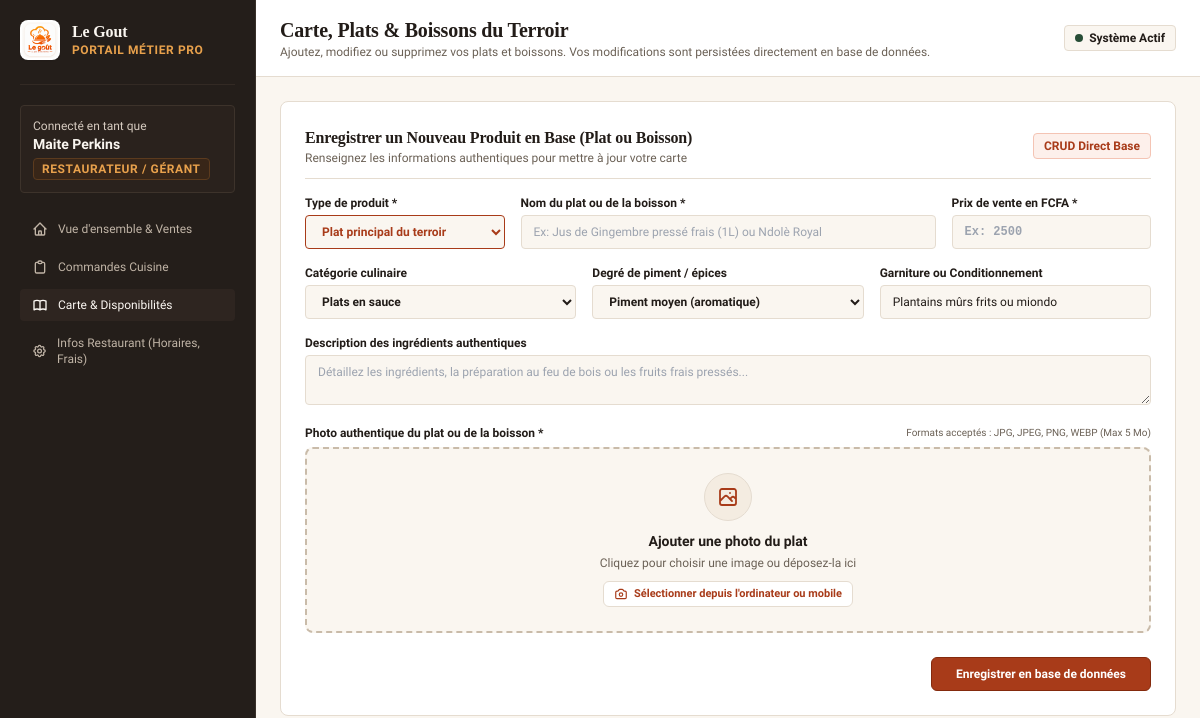
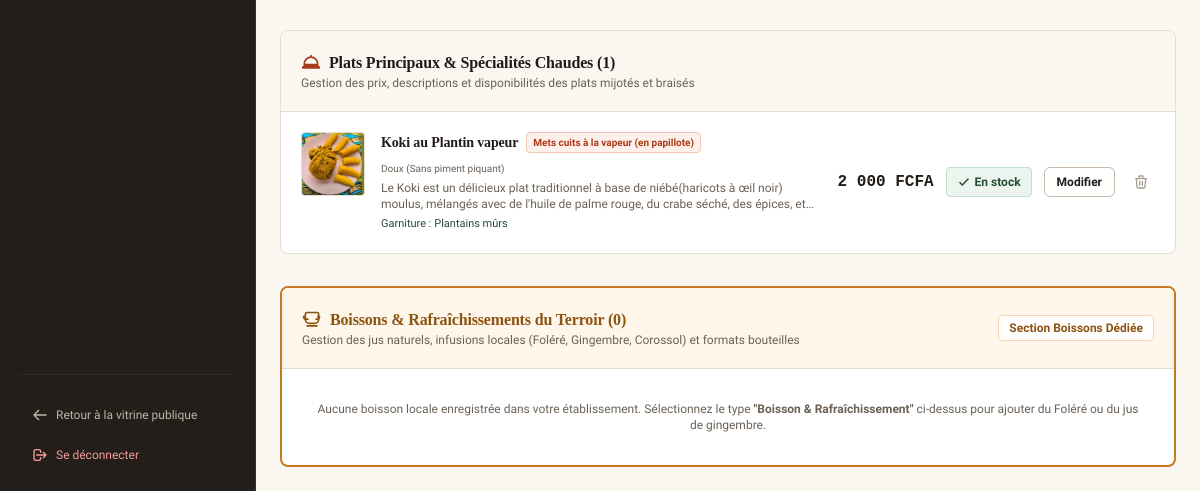
The page /dashboard/restaurant/menu/ (signed in) on the database as committed earlier (2 pictures, top to bottom).
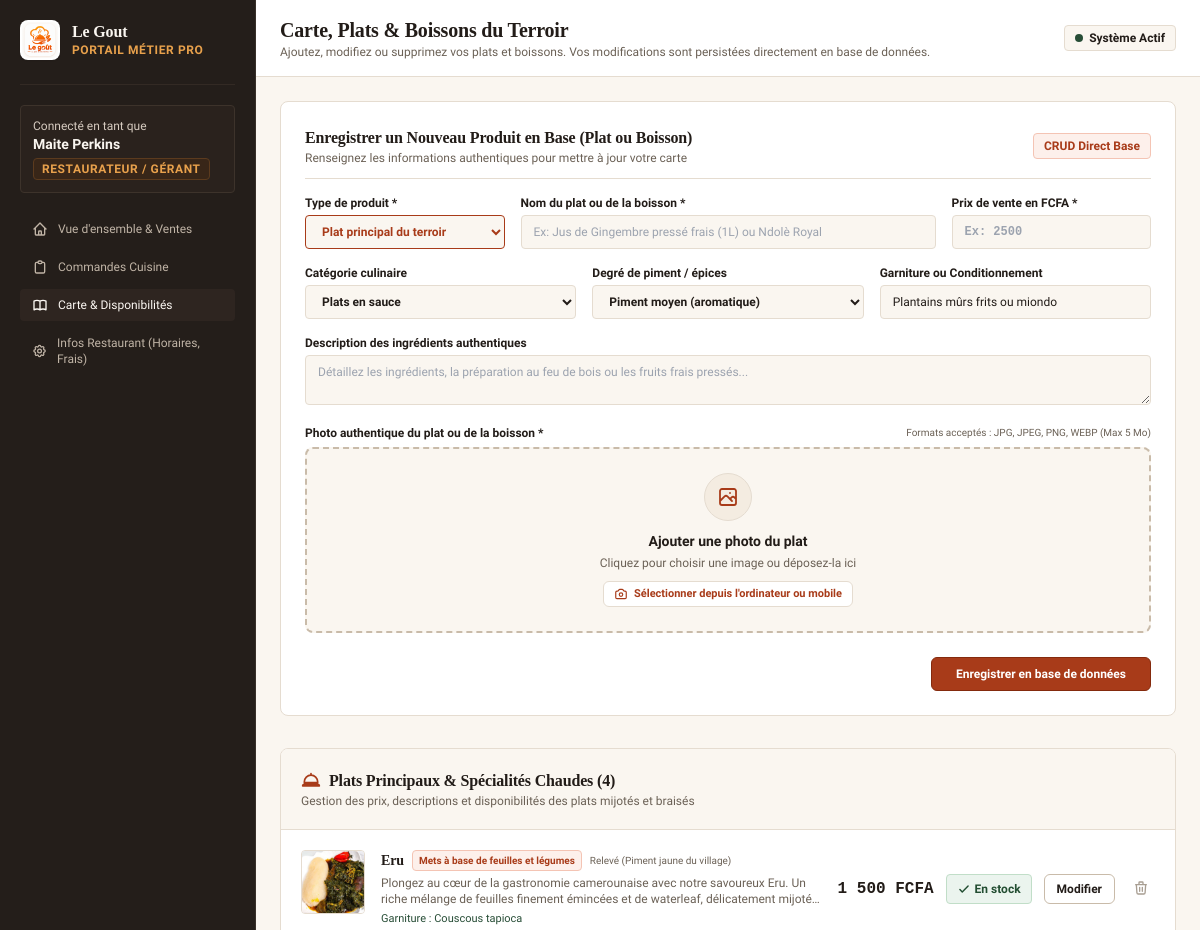
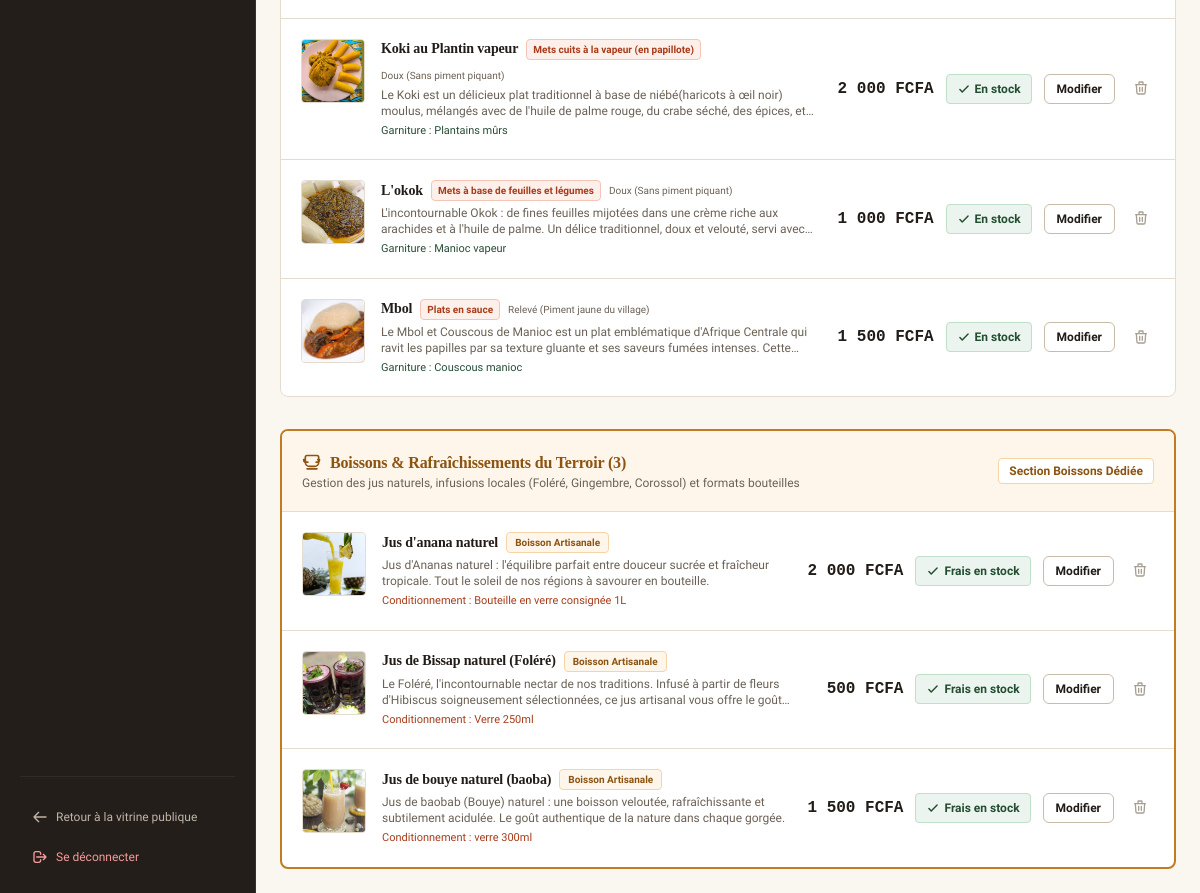
The same page on the database as committed later (2 pictures, top to bottom).
### restaurants/models.py (models this page shows, shortened)
class Dish(models.Model):
    SPICE_CHOICES = [
        ('doux', 'Doux (Sans piment piquant)'),
        ('moyen', 'Piment moyen (Rehaussé au pèbè & rondelles)'),
        ('releve', 'Relevé (Piment jaune du village)'),
        ('fort', 'Très fort (Piment oiseau camerounais pur)'),
    ]
    ORIGIN_CHOICES = [
        ('Littoral (Sawa)', 'Littoral / Terroir Sawa (Wouri, Moungo, Sanaga)'),
        ('Ouest (Bamiléké)', 'Ouest / Terroir Grassfields & Bamiléké'),
        ('Centre & Sud (Beti)', 'Centre, Sud & Est / Terroir Beti & Fang'),
        ('Nord (Sahel)', 'Grand Nord / Sahel (Soya, Kilichi, Boule)'),
        ('Sud-Ouest (Côte)', 'Sud-Ouest & Anglophone (Eru, Achu, Koki)'),
        ('Pan-Africain', 'Grillades & Boissons artisanales'),
    ]
    PRODUCT_TYPE_CHOICES = [
        ('plat', 'Plat principal du terroir'),
        ('boisson', 'Boisson & Rafraîchissement'),
        ('entree', 'Entrée / Amuse-bouche'),
        ('dessert', 'Dessert / Douceur'),
    ]
    restaurant = models.ForeignKey(
        Restaurant,
        on_delete=models.CASCADE,
        related_name='dishes',
        null=True,
        blank=True,
        verbose_name="Restaurant"
    )
    category = models.ForeignKey(
        Category,
        on_delete=models.SET_NULL,
        null=True,
        blank=True,
        related_name='dishes',
        verbose_name="Catégorie"
    )
    name = models.CharField(max_length=150, verbose_name="Nom du produit / plat")
    slug = models.SlugField(max_length=180, blank=True)
    description = models.TextField(verbose_name="Description détaillée des ingrédients et saveurs")
    price = models.PositiveIntegerField(verbose_name="Prix unitaire (FCFA)")
    image = models.CharField(max_length=500, blank=True, default='', verbose_name="Photo réelle du plat (URL ou chemin)")
    image_file = models.ImageField(upload_to='dishes/', blank=True, null=True, verbose_name="Fichier photo téléversé")
    is_available = models.BooleanField(default=True, verbose_name="Disponible en cuisine")
    is_featured = models.BooleanField(default=False, verbose_name="Plat du Chef / Populaire")
    prep_time_minutes = models.PositiveIntegerField(default=25, verbose_name="Temps de préparation (min)")
    spice_level = models.CharField(max_length=20, choices=SPICE_CHOICES, default='moyen', verbose_name="Niveau d'épices")
    authentic_origin = models.CharField(max_length=60, choices=ORIGIN_CHOICES, default='Littoral (Sawa)', verbose_name="Origine régionale")
    product_type = models.CharField(
        max_length=20,
        choices=PRODUCT_TYPE_CHOICES,
        default='plat',
        verbose_name="Type de produit"
    )
    sides_included = models.CharField(
        max_length=200,
        blank=True,
        default='',
        verbose_name="Accompagnements inclus ou au choix"
    )
    created_at = models.DateTimeField(auto_now_add=True)
    class Meta:
        verbose_name = "Produit / Plat"
        verbose_name_plural = "Produits & Plats"
        ordering = ['-is_featured', 'product_type', 'price', 'name']

class Category(models.Model):
    name = models.CharField(max_length=100, unique=True, verbose_name="Nom de la catégorie")
    slug = models.SlugField(max_length=120, unique=True, blank=True)
    description = models.TextField(blank=True, verbose_name="Description")
    image = models.URLField(blank=True, verbose_name="Image d'illustration (URL)")
    display_order = models.PositiveIntegerField(default=0, verbose_name="Ordre d'affichage")
    class Meta:
        verbose_name = "Catégorie Culinaire"
        verbose_name_plural = "Catégories Culinaires"
        ordering = ['display_order', 'name']

### dashboard/views.py (the view)
# urls.py: path('restaurant/menu/', views.restaurant_menu, name='restaurant_menu'),
@restaurateur_required
def restaurant_menu(request):
    restaurant = Restaurant.get_solo()
    food_dishes = Dish.objects.filter(restaurant=restaurant, product_type__in=['plat', 'entree', 'dessert']).select_related('category').order_by('product_type', 'name')
    drinks = Dish.objects.filter(restaurant=restaurant, product_type='boisson').select_related('category').order_by('name')
    categories = Category.objects.all()
    context = {
        'restaurant': restaurant,
        'food_dishes': food_dishes,
        'drinks': drinks,
        'categories': categories,
    }
    return render(request, 'dashboard/restaurant/menu.html', context)

### core/context_processors.py (called while the page is built, shortened)
def cart_context(request):
    cart = request.session.get('cart', {})
    total_qty = 0
    subtotal = 0
    items_preview = []
    dish_ids = [int(k) for k in cart.keys() if k.isdigit()]
    dishes_by_id = {d.id: d for d in Dish.objects.filter(id__in=dish_ids)}
    return {
        'cart_item_count': total_qty,
        'cart_subtotal': subtotal,
        'cart_items_preview': items_preview,
    }

def global_settings(request):
    restaurant = Restaurant.get_solo()
    return {
        'app_name': 'Le Gout',
        'app_tagline': restaurant.tagline if (restaurant and restaurant.tagline) else 'Saveurs Authentiques du Terroir Camerounais',
        'singleton_restaurant': restaurant,
        'support_phone': restaurant.phone if (restaurant and restaurant.phone) else '+237 690 12 34 56',
        'support_whatsapp': restaurant.phone if (restaurant and restaurant.phone) else '+237 690 12 34 56',
    }

### core/templatetags/resto_tags.py (called while the page is built)
@register.filter(name='fcfa')
def fcfa(value):
    try:
        val = int(value)
        formatted = f"{val:,}".replace(",", " ")
        return f"{formatted} FCFA"
    except (ValueError, TypeError):
        return f"{value} FCFA"

### templates/dashboard/restaurant/menu.html (shortened to what the changed rows need)
{% extends 'dashboard_base.html' %}
{% load resto_tags %}
{% block header_title %}Carte, Plats & Boissons du Terroir{% endblock %}
{% block dashboard_content %}
<div class="space-y-8">
  <div class="resto-card bg-[#FFFFFF] overflow-hidden">
    <div class="p-5 border-b border-[#E5DCD0] flex items-center justify-between bg-[#FAF6F0]">
      <div>
        <h3 class="font-serif font-bold text-base text-[#221C18] flex items-center gap-2">
          <svg class="w-5 h-5 text-[#A83B19] flex-shrink-0" fill="none" stroke="currentColor" viewBox="0 0 24 24"><path stroke-linecap="round" stroke-linejoin="round" stroke-width="2" d="M12 3v2m0 0a8 8 0 018 8v1H4v-1a8 8 0 018-8zm-8 11h16a2 2 0 012 2H2a2 2 0 012-2z"/></svg>
          <span>Plats Principaux & Spécialités Chaudes ({{ food_dishes|length }})</span>
        </h3>
      </div>
    </div>
    <div class="divide-y divide-[#E5DCD0]">
      {% for dish in food_dishes %}
        <div class="p-5 flex flex-col lg:flex-row items-start lg:items-center justify-between gap-4 hover:bg-[#FAF6F0]">
          <div class="flex items-start gap-4 flex-1">
            <img src="{{ dish.image }}" alt="{{ dish.name }}" class="w-16 h-16 rounded object-cover border border-[#E5DCD0] flex-shrink-0">
            <div class="space-y-1">
              <div class="flex items-center gap-2 flex-wrap">
                <h4 class="font-serif font-bold text-sm text-[#221C18]">{{ dish.name }}</h4>
                <span class="text-[10px] font-semibold text-[#A83B19] bg-[#FDF0EB] px-1.5 py-0.5 rounded border border-[#F4C4B4]">
                  {{ dish.category.name|default:"Général" }}
                </span>
                <span class="text-[10px] text-[#6B6156]">
                  {{ dish.get_spice_level_display }}
                </span>
              </div>
              <p class="text-xs text-[#6B6156] line-clamp-2 max-w-xl">{{ dish.description }}</p>
              <div class="text-[11px] text-[#274D36]">Garniture : {{ dish.sides_included }}</div>
            </div>
          </div>
          <div class="flex flex-wrap items-center gap-3 self-stretch lg:self-auto justify-between lg:justify-end border-t lg:border-t-0 pt-3 lg:pt-0 border-[#E5DCD0]">
            <span class="font-mono font-bold text-base text-[#221C18]">{{ dish.price|fcfa }}</span>
            <form method="POST" action="{% url 'dashboard:restaurant_toggle_dish' dish.id %}">
              {% if dish.is_available %}
                <button type="submit" class="inline-flex items-center gap-1 px-2.5 py-1.5 rounded text-xs font-semibold bg-[#EBF4EE] text-[#234E32] border border-[#C1DEC8] hover:bg-[#D5EADC]" title="Cliquer pour passer en rupture">
                  <svg class="w-3.5 h-3.5 text-[#234E32]" fill="none" stroke="currentColor" viewBox="0 0 24 24"><path stroke-linecap="round" stroke-linejoin="round" stroke-width="2.5" d="M5 13l4 4L19 7"/></svg>
                  <span>En stock</span>
                </button>
              {% endif %}
            </form>
            <button type="button" onclick="openEditModal('{{ dish.id }}', '{{ dish.name|escapejs }}', '{{ dish.price }}', '{{ dish.description|escapejs }}', '{{ dish.product_type }}', '{{ dish.sides_included|escapejs }}', {{ dish.is_available|yesno:'true,false' }}, '{{ dish.category.id|default:'' }}', '{{ dish.image|escapejs }}')"
                    class="btn-outline-warm text-xs py-1.5 px-3">
              Modifier
            </button>
            <form method="POST" action="{% url 'dashboard:restaurant_delete_dish' dish.id %}" onsubmit="return confirm('Confirmez-vous la suppression définitive du plat \'{{ dish.name|escapejs }}\' de la base de données ?');">
              <button type="submit" class="p-1.5 text-[#A89E92] hover:text-[#8B1B1B] rounded hover:bg-[#FDF0EB]" title="Supprimer de la base">
                <svg class="w-4 h-4" fill="none" stroke="currentColor" viewBox="0 0 24 24"><path stroke-linecap="round" stroke-linejoin="round" stroke-width="2" d="M19 7l-.867 12.142A2 2 0 0116.138 21H7.862a2 2 0 01-1.995-1.858L5 7m5 4v6m4-6v6m1-10V4a1 1 0 00-1-1h-4a1 1 0 00-1 1v3M4 7h16"/></svg>
              </button>
            </form>
          </div>
        </div>
      {% empty %}
        <div class="p-8 text-center text-xs text-[#6B6156]">
          Aucun plat principal enregistré. Remplissez le formulaire ci-dessus pour en ajouter un.
        </div>
      {% endfor %}
    </div>
  </div>
  <div class="resto-card bg-[#FFFFFF] overflow-hidden border-2 border-[#C27A23]">
    <div class="p-5 border-b border-[#E5DCD0] flex items-center justify-between bg-[#FEF6EB]">
      <div>
        <h3 class="font-serif font-bold text-base text-[#8C5311] flex items-center gap-2">
          <svg class="w-5 h-5 text-[#8C5311] flex-shrink-0" fill="none" stroke="currentColor" viewBox="0 0 24 24"><path stroke-linecap="round" stroke-linejoin="round" stroke-width="2" d="M19 8h2a3 3 0 01-3 3h-1m-10 0H5a3 3 0 01-3-3h2m0 0V5a2 2 0 012-2h12a2 2 0 012 2v6a5 5 0 01-5 5H9a5 5 0 01-5-5zM6 19h12"/></svg>
          <span>Boissons & Rafraîchissements du Terroir ({{ drinks|length }})</span>
        </h3>
      </div>
    </div>
    <div class="divide-y divide-[#E5DCD0]">
      {% for drink in drinks %}
        <div class="p-5 flex flex-col lg:flex-row items-start lg:items-center justify-between gap-4 hover:bg-[#FAF6F0]">
          <div class="flex items-start gap-4 flex-1">
            <img src="{{ drink.image }}" alt="{{ drink.name }}" class="w-16 h-16 rounded object-cover border border-[#E5DCD0] flex-shrink-0">
            <div class="space-y-1">
              <div class="flex items-center gap-2 flex-wrap">
                <h4 class="font-serif font-bold text-sm text-[#221C18]">{{ drink.name }}</h4>
                <span class="text-[10px] font-semibold text-[#8C5311] bg-[#FEF6EB] px-2 py-0.5 rounded border border-[#F5D5A5]">
                  Boisson Artisanale
                </span>
              </div>
              <p class="text-xs text-[#6B6156] line-clamp-2 max-w-xl">{{ drink.description }}</p>
              <div class="text-[11px] text-[#A83B19] font-medium">Conditionnement : {{ drink.sides_included }}</div>
            </div>
          </div>
          <div class="flex flex-wrap items-center gap-3 self-stretch lg:self-auto justify-between lg:justify-end border-t lg:border-t-0 pt-3 lg:pt-0 border-[#E5DCD0]">
            <span class="font-mono font-bold text-base text-[#221C18]">{{ drink.price|fcfa }}</span>
            <form method="POST" action="{% url 'dashboard:restaurant_toggle_dish' drink.id %}">
              {% if drink.is_available %}
                <button type="submit" class="inline-flex items-center gap-1 px-2.5 py-1.5 rounded text-xs font-semibold bg-[#EBF4EE] text-[#234E32] border border-[#C1DEC8] hover:bg-[#D5EADC]">
                  <svg class="w-3.5 h-3.5 text-[#234E32]" fill="none" stroke="currentColor" viewBox="0 0 24 24"><path stroke-linecap="round" stroke-linejoin="round" stroke-width="2.5" d="M5 13l4 4L19 7"/></svg>
                  <span>Frais en stock</span>
                </button>
              {% endif %}
            </form>
            <button type="button" onclick="openEditModal('{{ drink.id }}', '{{ drink.name|escapejs }}', '{{ drink.price }}', '{{ drink.description|escapejs }}', '{{ drink.product_type }}', '{{ drink.sides_included|escapejs }}', {{ drink.is_available|yesno:'true,false' }}, '{{ drink.category.id|default:'' }}', '{{ drink.image|escapejs }}')"
                    class="btn-outline-warm text-xs py-1.5 px-3">
              Modifier
            </button>
            <form method="POST" action="{% url 'dashboard:restaurant_delete_dish' drink.id %}" onsubmit="return confirm('Confirmez-vous la suppression de la boisson \'{{ drink.name|escapejs }}\' ?');">
              <button type="submit" class="p-1.5 text-[#A89E92] hover:text-[#8B1B1B] rounded hover:bg-[#FDF0EB]" title="Supprimer de la base">
                <svg class="w-4 h-4" fill="none" stroke="currentColor" viewBox="0 0 24 24"><path stroke-linecap="round" stroke-linejoin="round" stroke-width="2" d="M19 7l-.867 12.142A2 2 0 0116.138 21H7.862a2 2 0 01-1.995-1.858L5 7m5 4v6m4-6v6m1-10V4a1 1 0 00-1-1h-4a1 1 0 00-1 1v3M4 7h16"/></svg>
              </button>
            </form>
          </div>
        </div>
      {% empty %}
        <div class="p-8 text-center text-xs text-[#6B6156]">
          Aucune boisson locale enregistrée dans votre établissement. Sélectionnez le type <strong>"Boisson & Rafraîchissement"</strong> ci-dessus pour ajouter du Foléré ou du jus de gingembre.
        </div>
      {% endfor %}
    </div>
  </div>
</div>
{% endblock %}

Rows that differ between the two databases and show on the page:
added Dish: image (picture), name "Eru", category.name "Mets à base de feuilles et légumes", spice_level "Relevé (Piment jaune du village)", description "Plongez au cœur de la gastronomie camerounaise avec notre savoureux Eru. Un riche mélange de feuilles finement émincées et de waterleaf, délicatement mijoté…", sides_included "Couscous tapioca", price|fcfa "1 500 FCFA", is_available True (drawn), shown under "Plats Principaux & Spécialités Chaudes (4)"
added Dish: image (picture), name "L'okok", category.name "Mets à base de feuilles et légumes", spice_level "Doux (Sans piment piquant)", description "L'incontournable Okok : de fines feuilles mijotées dans une crème riche aux arachides et à l'huile de palme. Un délice traditionnel, doux et velouté, servi…", sides_included "Manioc vapeur", price|fcfa "1 000 FCFA", is_available True (drawn), shown under "Plats Principaux & Spécialités Chaudes (4)"
added Dish: image (picture), name "Mbol", category.name "Plats en sauce", spice_level "Relevé (Piment jaune du village)", description "Le Mbol et Couscous de Manioc est un plat emblématique d'Afrique Centrale qui ravit les papilles par sa texture gluante et ses saveurs fumées intenses.…", sides_included "Couscous manioc", price|fcfa "1 500 FCFA", is_available True (drawn), shown under "Plats Principaux & Spécialités Chaudes (4)"
added Dish: image (picture), name "Jus d'anana naturel", description "Jus d'Ananas naturel : l'équilibre parfait entre douceur sucrée et fraîcheur tropicale. Tout le soleil de nos régions à savourer en bouteille.", sides_included "Bouteille en verre consignée 1L", price|fcfa "2 000 FCFA", is_available True (drawn), shown under "Boissons & Rafraîchissements du Terroir (3)"
added Dish: image (picture), name "Jus de Bissap naturel (Foléré)", description "Le Foléré, l'incontournable nectar de nos traditions. Infusé à partir de fleurs d'Hibiscus soigneusement sélectionnées, ce jus artisanal vous offre le…", sides_included "Verre 250ml", price|fcfa "500 FCFA", is_available True (drawn), shown under "Boissons & Rafraîchissements du Terroir (3)"
added Dish: image (picture), name "Jus de bouye naturel (baoba)", description "Jus de baobab (Bouye) naturel : une boisson veloutée, rafraîchissante et subtilement acidulée. Le goût authentique de la nature dans chaque gorgée.", sides_included "verre 300ml", price|fcfa "1 500 FCFA", is_available True (drawn), shown under "Boissons & Rafraîchissements du Terroir (3)"
Other text that changed with them:
{{ food_dishes|length }}: "1" → "4"
{{ drinks|length }}: "0" → "3"
text no longer shown: "Aucune boisson locale enregistrée dans votre établissement. Sélectionnez le type \"Boisson & Rafraîchissement\" ci-dessus pour ajouter du Foléré ou du jus de gingembre."
